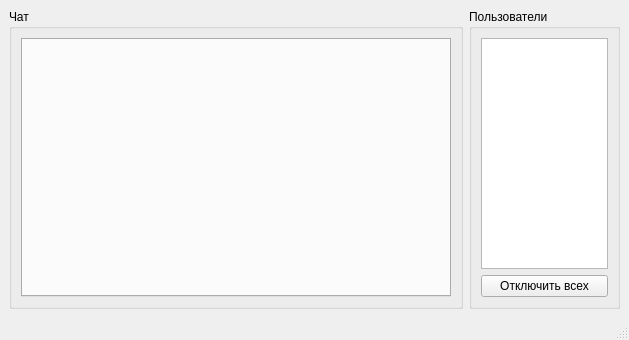
<?xml version="1.0" encoding="UTF-8"?>
<ui version="4.0">
 <class>MainWindow</class>
 <widget class="QMainWindow" name="MainWindow">
  <property name="geometry">
   <rect>
    <x>0</x>
    <y>0</y>
    <width>629</width>
    <height>340</height>
   </rect>
  </property>
  <property name="windowTitle">
   <string>Server</string>
  </property>
  <widget class="QWidget" name="centralwidget">
   <layout class="QHBoxLayout" name="horizontalLayout" stretch="3,1">
    <item>
     <widget class="QGroupBox" name="grpChats">
      <property name="title">
       <string>Чат</string>
      </property>
      <layout class="QVBoxLayout" name="verticalLayout_2">
       <item>
        <widget class="QTabWidget" name="tbClientsChat">
         <property name="tabsClosable">
          <bool>true</bool>
         </property>
        </widget>
       </item>
      </layout>
     </widget>
    </item>
    <item>
     <widget class="QGroupBox" name="grpClients">
      <property name="title">
       <string>Пользователи</string>
      </property>
      <layout class="QVBoxLayout" name="verticalLayout">
       <item>
        <widget class="QListWidget" name="lstClients"/>
       </item>
       <item>
        <widget class="QPushButton" name="pushButton">
         <property name="text">
          <string>Отключить всех</string>
         </property>
        </widget>
       </item>
      </layout>
     </widget>
    </item>
   </layout>
  </widget>
  <widget class="QMenuBar" name="menubar">
   <property name="geometry">
    <rect>
     <x>0</x>
     <y>0</y>
     <width>629</width>
     <height>21</height>
    </rect>
   </property>
  </widget>
  <widget class="QStatusBar" name="statusbar"/>
 </widget>
 <resources/>
 <connections/>
</ui>
